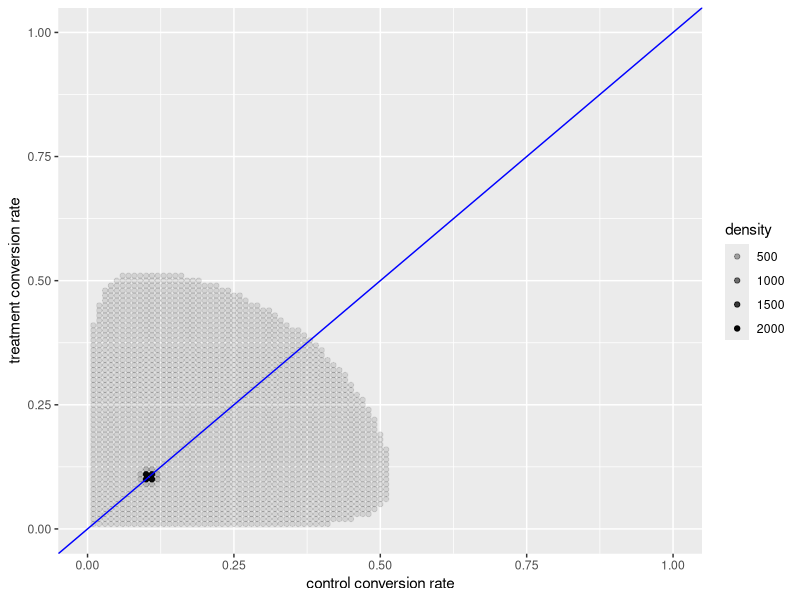

The R source for this figure: (Note: this script raises an error after producing the figure.)
#' Simulating an A/B test using Bayesian A/B testing techniques from Chris Stucchio, VMO
#' Additional graphing techniques from ethen8181.github.io/Business-Analytics/ab_tests/frequentist_ab_test
#' March 2017
#' 
#' assume values for a and b parameters for beta prior
#' generate posterior probability distributions for treatment(t) and control(c)
#' find joint posterior probability
#' calculate expected loss


###---load packages---###
.libPaths("P:/User/Amanda.Teo/R/Packages")
library(ggplot2)

###---generate assumptions---###

#prior
mu <- 0.1 #on average, 10% of people will convert
sigma <- 0.7 #average distance away from mu

#sample outcomes
convert_c <- 20
num_c <- 100

convert_t <- 20
num_t <- 100

###---visualise beta distribution---###

a <- (1- mu - sigma^2*mu^3)/(sigma^2*mu^2)
b <- ((1 - mu)*(1-mu - sigma^2*mu^3))/(sigma^2*mu^3)

plot_beta <- function(a,b) {
  x_axis <- seq(0,1, 0.01)
  
  distribution <-data.frame(x_axis, y1 = dbeta(x_axis,a,b))
  
  plot <- ggplot(data = distribution, aes(x = x_axis)) +
          geom_line(aes(y = y1), colour = "blue", size = 1.2) +
          labs(x = "", y = "", title = sprintf("a = %.1f, b = %.1f", a, b))
        
  return(plot)        
}

###---compute posteriors for t and c given prior---###

#' posterior distribution for lamda given sample size(n) and number converted(c)
#' p(lamda|n,c) = f(x;a+c,(b+n-c)) where f is the beta distribution and a.b are parameters from the prior
#' not sure if we assume the same prior for both groups?

lamda <- seq(0,1, 0.01)

#calculate posterior of control
a_c <- a + convert_c
b_c <- b + num_c - convert_c

posterior_c <- dbeta(lamda, a_c, b_c) 

#calculate posterior of treatment in the form of  p(a < x < b)
a_t <- a + convert_t
b_t <- b + num_t - convert_t

posterior_t <- dbeta(lamda, a_t, b_t) 

###---calculate joint posterior function---###

posterior_joint <- matrix(data = NA, nrow = length(lamda), ncol = length(lamda))
colnames(posterior_joint) <- paste0("x_",lamda)
                          
for (i in 1:length(lamda)) {
  for (j in 1:length(lamda)) {
    posterior_joint[i, j] = posterior_c[i]*posterior_t[j] 
  } 
}

###---visualise joint posterior distribution---###

#place in dataframe and reshape
df <- data.frame(x_axis = seq(0,1,0.01), posterior_joint)
df <- df[rowSums(df) > 0, colSums(df) > 0]

coltoshape <- grep("0", names(df))

df<- reshape(df, idvar = "x_axis", 
             timevar = "y_axis", #name of 2nd id
             times = as.numeric(gsub("x_","",names(df)[coltoshape])), #values you want for the 2nd id
             varying = list(names(df)[coltoshape]), #in list form, columns you want to reshape
             direction = "long" )

#tidy data frame before visualisation
rownames(df) <- NULL
colnames(df)[colnames(df) != "x_axis" & colnames(df) != "y_axis"] <- "density" 
df <- df[df$density != 0,]

ggplot(data = df, aes(x = x_axis, y = y_axis)) +
  geom_point(aes(alpha = density)) +
  scale_y_continuous(limits = c(0,1)) +
  scale_x_continuous(limits = c(0,1)) +
  labs(x = "control conversion rate", y = "treatment conversion rate") +
  geom_abline(slope = 1, intercept = 0, colour = "blue")
  
#' shaded area is where joint probability densities of lamda_t and lamda_c are highest
#' above the blue line means treatment likely to be better

###---compute the error function---###

#' error function tells us what is the probability we make a mistake in choosing to display a particular variant
#' increased the granularity of lamda for more accurate computation

#compute here the cumlative probabilities for an interval p(a<x<b)
lamda = seq(0,1,length.out = 10001)

cumprob_c <- pbeta(lamda, a_c, b_c)
lag <- shift_by(cumprob_c, -1)
lag[is.na(lag)] <- 0
interval_c <- (cumprob_c - lag)[-1]

cumprob_t <- pbeta(lamda, a_t, b_t)
lag <- shift_by(cumprob_t, -1)
lag[is.na(lag)] <- 0
interval_t <- (cumprob_t - lag)[-1]

#calculate error function for control i.e. prob. that treatment better than control
error_treatbetter <- 0
rowtotal <- sum(interval_t)
for (i in 1:(length(lamda)-1)) {
  rowtotal <- rowtotal - interval_t[i]
  error_treatbetter <- error_treatbetter + interval_c[i]*rowtotal
}

#error function for treatment
error_controlbetter <- 0
rowtotal <- sum(interval_c)
for (i in 1:(length(lamda)-1)) {
  rowtotal <- rowtotal - interval_c[i]
  error_controlbetter <- error_controlbetter + interval_t[i]*rowtotal
}

#alternative calculation for error function of control i.e. prob that treatment is better
#NOT WORKING

f_t <- function(x) dbeta(x, a_t, b_t)
marg_probabilty_treatbetter <- function(lamda_c) {
  integrate(f_t, lower = lamda_c, upper = 1)
} 
f_c <- function(lamda_c) {
  val <- (marg_probabilty_treatbetter(lamda_c))[[1]]
  dbeta(lamda_c, a_c, b_c)*val
}
error_treatbetter_alt <- integrate(f_c, lower = 0, upper = 1)

format(error_treatbetter_alt$value, nsmall = 10)

#' note precision in probability is up to 3 decimal places only for 100,000 intervals
#' precision not great when using 10,000 intervals

###---compute the expected loss---###

#' this tells us the expected loss from choosing one variation over the other
#' first calculate loss from choosing B over A

#lamda A - lamda B (10000 x 10000 matrix)
mat_B = seq(1,1,length.out = 10001) %*% t(lamda)
mat_B = mat_B[-1,-1]
mat_A = t(mat_B)
loss_choiceB <- mat_A - mat_B

#convert loss matrix into lower triangular matrix
loss_choiceB[upper.tri(loss_choiceB, diag = TRUE)] <- 0
loss_choiceB[1:10, 1:10] #to check we did the right thing

#calculate EXPECTED loss from choosing B over A
interval_joint = interval_c %*% t(interval_t)

ptm <- proc.time()
expected_loss = 0
for (i in 1:(length(lamda)-1)) {
    expected_loss = expected_loss + t(loss_choiceB[i,]) %*% interval_joint[i,]
}
proc.time() - ptm

#currently takes about 8 seconds

#alternative method to calculate loss function
integrand <- function(x) {
  loss_func <- max(x[1] - x[2], 0)
  loss_func*dbeta(x[1], a_c, b_c)*dbeta(x[2], a_t, b_t)
}

expected_loss_alt <- adaptIntegrate(integrand, lowerLimit = c(0,0), upperLimit = c(1,1))
format(expected_loss_alt$integral, nsmall = 10)

#' expected_loss_alt gives very similar results to expected_loss when n is very large for both t and c groups
